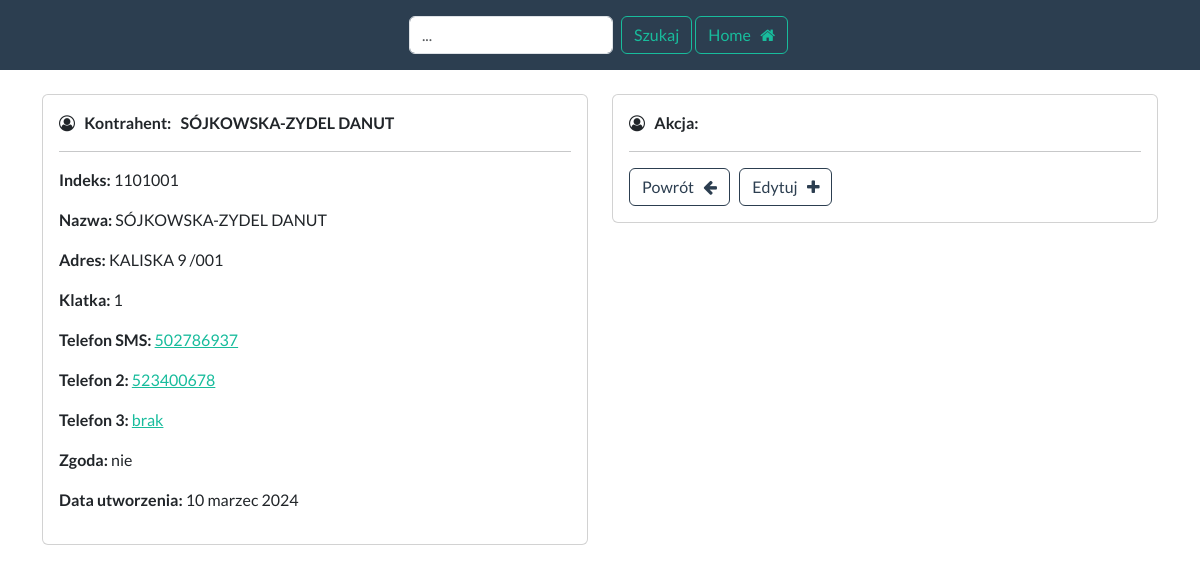
The app's page /telefony/view/70409 (signed in), older data.
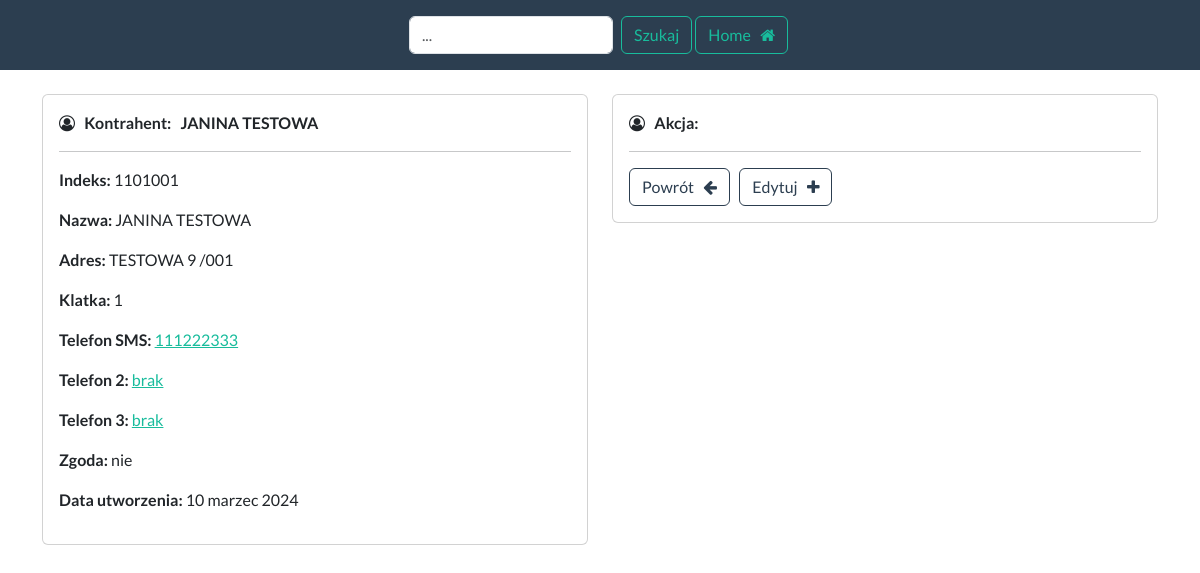
The same page, newer data.
### telefony/models.py (models this page shows, shortened)
class Mieszkaniec(models.Model):
    data_utworzenia = models.CharField(max_length=15, blank=True)
    indeks = models.CharField(max_length=7, blank=True)
    nazwa = models.CharField(max_length=255, blank=True)
    adres = models.CharField(max_length=255, blank=True)
    klatka = models.CharField(max_length=2, blank=True)
    telefon = models.CharField(max_length=20, blank=True)
    telefon2 = models.CharField(max_length=20, blank=True)
    telefon3 = models.CharField(max_length=20, blank=True)
    symbol_budynku = models.CharField(max_length=4, blank=True)
    tak = "tak"
    nie = "nie"
    zgoda_wybor = [
        (tak, "tak"),
        (nie, "nie")
    ]
    zgoda = models.CharField(
        max_length=3,
        choices=zgoda_wybor,
        default=tak,
    )
    ce = "CE"
    nw = "NW"
    ns = "NS"
    administracja_wybor = [
        (ns, "NS"),
        (nw, "NW"),
        (ce, "CE")
    ]
    administracja = models.CharField(
        max_length=2,
        choices=administracja_wybor,
        default=ce,
    )
    content = models.TextField(max_length=160, blank=True, null=True)
    phone = models.TextField(blank=True, null=True)

### telefony/views.py (the view)
# urls.py: path("view/<int:pk>", views.view_record, name="view_telefony"),
@login_required(login_url="login")
def view_record(request, pk):
	all_records = Mieszkaniec.objects.get(id=pk)
	context = {"record": all_records}
	if all_records.administracja == 'NS':
		back_url = 'dashboard_ns'
	elif all_records.administracja == 'NW':
		back_url = 'dashboard_nw'
	elif all_records.administracja == 'CE':
		back_url = 'dashboard_ce'
	elif all_records.administracja == 'LU':
		back_url = 'dashboard_lu'
	elif all_records.administracja == 'W':
		back_url = 'dashboard_w'
	else:
		back_url = 'dashboard_telefony'
	context['back_url'] = back_url
	return render(request, "telefony-view.html", context=context)

### telefony/templates/telefony-view.html (shortened to what this page needs)
{% extends 'base-telefony.html' %}
{% block content %}
    <div class="row">
        <div class="col-sm-6 mb-3 mb-sm-0">
            <div class="card">
                <div class="card-body">
                    <i class="fa fa-user-circle-o" aria-hidden="true"></i> &nbsp;
                    <strong>
                        Kontrahent:&nbsp;&nbsp;&nbsp;{{ record.nazwa|upper }}
                    </strong>
                    <hr>
                    <p><strong> Indeks: </strong> {{ record.indeks }} </p>
                    <p><strong> Nazwa: </strong> {{ record.nazwa }} </p>
                    <p><strong> Adres: </strong> {{ record.adres }} </p>
                    <p><strong> Klatka: </strong> {{ record.klatka }} </p>
                    <p><strong> Telefon SMS: </strong> <a href="{{ record.telefon }}">{{ record.telefon }}</a></p>
                    <p><strong> Telefon 2: </strong> <a href="{{ record.telefon2 }}">{{ record.telefon2 }}</a></p>
                    <p><strong> Telefon 3: </strong> <a href="{{ record.telefon3 }}">{{ record.telefon3 }}</a></p>
                    <p><strong> Zgoda: </strong> {{ record.zgoda }} </p>
                    <p><strong> Data utworzenia: </strong> {{ record.data_utworzenia }} </p>
                </div>
            </div>
        </div>
        <div class="col-sm-6 mb-3 mb-sm-0">
            <div class="card">
                <div class="card-body">
                    <i class="fa fa-user-circle-o" aria-hidden="true"></i> &nbsp;
                    <strong>
                        Akcja:
                    </strong>
                    <hr>
                    <a href="{% url back_url %}" class="btn btn-outline-primary"> Powrót &nbsp; <i
                            class="fa fa-arrow-left"></i> </a>
                    <a href="{% url 'update_telefony' record.id %}" class="btn btn-outline-primary"> Edytuj &nbsp; <i
                            class="fa fa-plus"
                            aria-hidden="true"></i>
                    </a>
                </div>
            </div>
        </div>
    </div>
{% endblock %}

Row changes from the older to the newer data that the page shows:
changed Mieszkaniec "brak": nazwa "SÓJKOWSKA-ZYDEL DANUT" → "JANINA TESTOWA"; adres "KALISKA 9 /001" → "TESTOWA 9 /001"; telefon "502786937" → "111222333"; telefon2 "523400678" → "brak"
